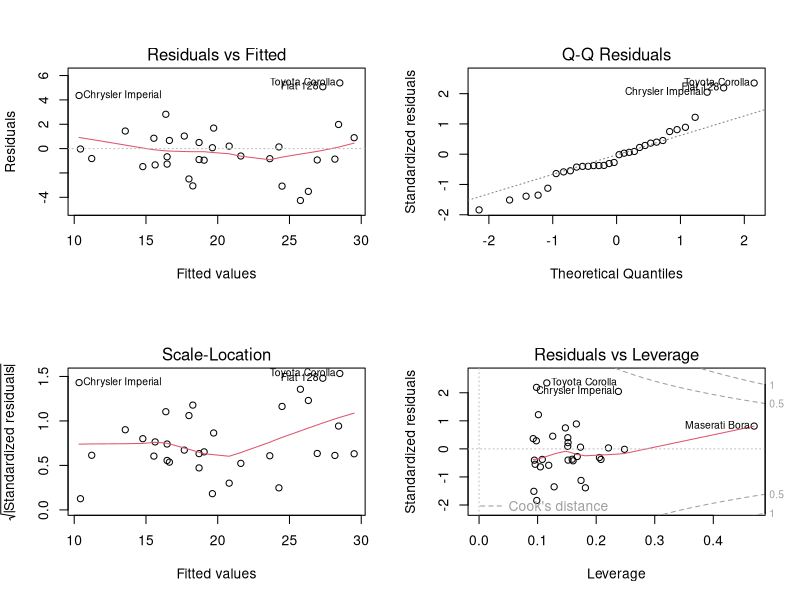

Write the R code that produced this figure.
## ---- chunk 1
# Exploratory Analysis 
library(car)
data(mtcars)
mtcars$cyl <- factor(mtcars$cyl)
mtcars$vs <- factor(mtcars$vs)
mtcars$gear <- factor(mtcars$gear)
mtcars$carb <- factor(mtcars$carb)
mtcars$am <- factor(mtcars$am,labels=c('Auto','Manual'))
require(graphics)
## ---- chunk 2
mtcars.lm2 <- lm(mpg ~ wt+hp+cyl, data = mtcars)
summary(mtcars.lm2)
## ---- chunk 3
ncvTest(mtcars.lm2)
## ---- chunk 4
par(mfrow=c(2,2))
plot(mtcars.lm2)
